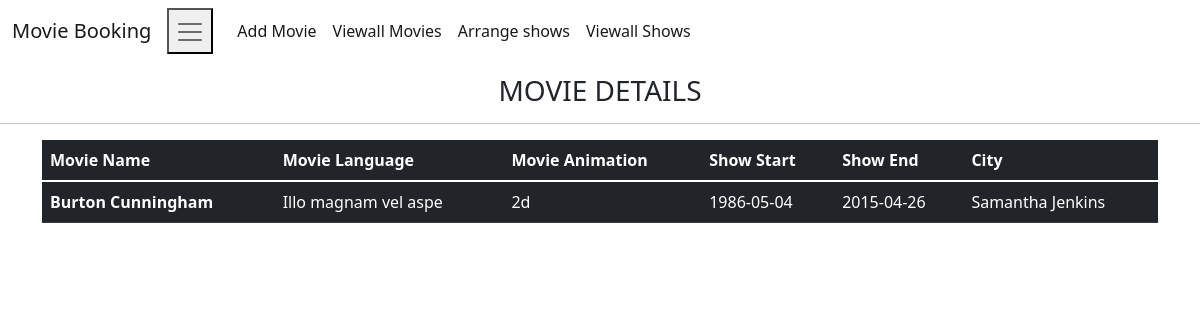
Page /viewall on the earlier database version.
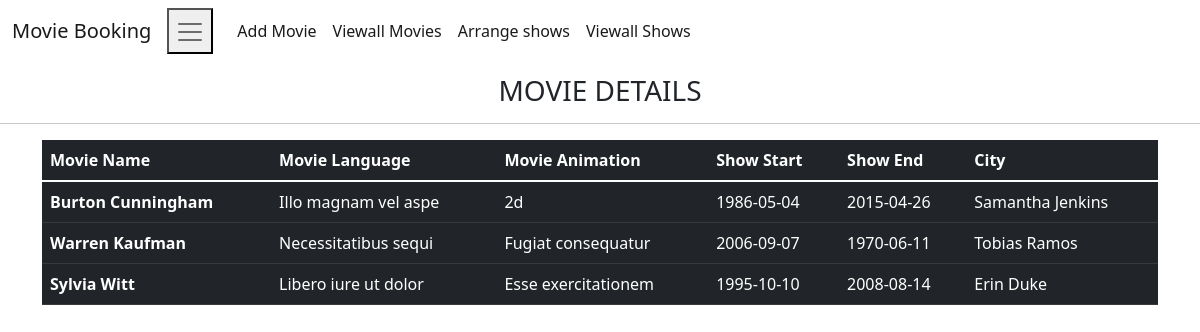
Same page on the later database version.
### tables this page shows
CREATE TABLE PICTURE(
                            MOVIEID INTEGER PRIMARY KEY AUTOINCREMENT,
                            MOVIENAME TEXT,
                            LANGUAGE TEXT,
                            MOVIEANIMATION TEXT,
                            SHOWSTART TEXT,
                             SHOWEND TEXT,
                             CITYNAME TEXT);

### main.py (the view)
@app.route("/viewall")
def viewall():
    cur = conn.cursor()
    cur.execute("SELECT * FROM PICTURE")
    res = cur.fetchall()
    return render_template("viewall.html", cinemas=res)

### templates/viewall.html
{% extends "base.html" %}
{% block content %}
<h3 style="text-align: center; margin-top: 1%;">MOVIE DETAILS</h3>
<hr>
    <div class="container">
        <div class="row">
            <div class="col col-12 col-sm-12 col-md-12 col-lg-12 col-xl-12 col-xxl-12">
                <table class="table table-dark">
                    <thead>
                    <tr>
                        <th scope="col">Movie Name</th>
                        <th scope="col">Movie Language</th>
                        <th scope="col">Movie Animation</th>
                        <th scope="col">Show Start</th>
                        <th scope="col">Show End</th>
                        <th scope="col">City</th>
                    </tr>
                    </thead>
                    <tbody>
                    {% for i in cinemas %}
                    <tr>
                        <th scope="row">{{ i[1] }}</th>
                        <td>{{ i[2] }}</td>
                        <td>{{ i[3] }}</td>
                        <td>{{ i[4] }}</td>
                        <td>{{ i[5] }}</td>
                        <td>{{ i[6] }}</td>
                    </tr>
                    {% endfor %}
                    </tbody>
                </table>
            </div>
        </div>
    </div>
{% endblock %}

### templates/base.html (shortened to what this page needs)
<!DOCTYPE html>
<html lang="en">
<head>
    <link href="https://cdn.jsdelivr.net/npm/bootstrap@5.1.3/dist/css/bootstrap.min.css" rel="stylesheet">
</head>
    <nav class="navbar navbar-expand-lg navbar-light data-bs-toggle">
        <div class="container-fluid">
          <a class="navbar-brand" href="/dashboard">Movie Booking</a>
          <button class="navbar-brand" type="button" data-bs-toggle="collapse" data-bs-target="#navbarNav" aria-controls="navbarNav" aria-expanded="false" aria-label="Toggle navigation">
            <span class="navbar-toggler-icon"></span>
          </button>
          <div class="collapse navbar-collapse" id="navbarNav">
            <ul class="navbar-nav">
                <li class="nav-item">
                    <a class="nav-link active" aria-current="page" href="/dashboard">Add Movie</a>
                  </li>
              <li class="nav-item">
                <a class="nav-link active" aria-current="page" href="/viewall">Viewall Movies</a>
              </li>
                <li class="nav-item">
                <a class="nav-link active" aria-current="page" href="/showsDashboard">Arrange shows</a>
              </li>
                <li class="nav-item">
                <a class="nav-link active" aria-current="page" href="/viewallshows">Viewall Shows</a>
              </li>
            </ul>
          </div>
        </div>
      </nav>
      {% block content %}
      {% endblock %}
</body>
</html>

Differences in the rows shown:
added PICTURE: MOVIENAME "Warren Kaufman", LANGUAGE "Necessitatibus sequi", MOVIEANIMATION "Fugiat consequatur", SHOWSTART "2006-09-07", SHOWEND "1970-06-11", CITYNAME "Tobias Ramos"
added PICTURE: MOVIENAME "Sylvia Witt", LANGUAGE "Libero iure ut dolor", MOVIEANIMATION "Esse exercitationem", SHOWSTART "1995-10-10", SHOWEND "2008-08-14", CITYNAME "Erin Duke"
